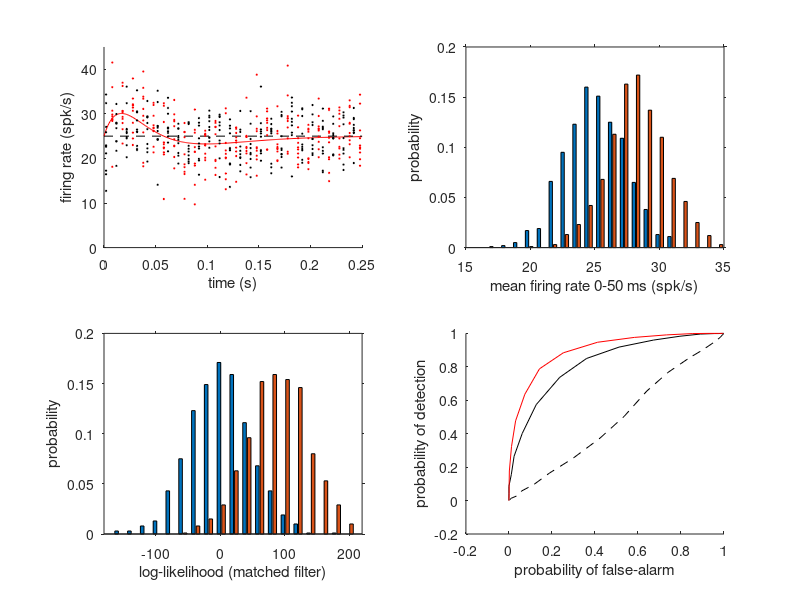

The MATLAB source for this figure:
%
%  Gabbiani & Cox, Mathematics for Neuroscientists, 2nd ed
%

t = 0:0.01:0.25;

alpha = 2*pi*5.5;

f = t.*(1 - (alpha/2)*t).*exp(-alpha*t);
scale_factor = 5/max(f);
f = scale_factor*f;

baseline = 25;
f = f + baseline;
l_f = length(f);

%for display purposes
t_fine = 0:0.001:0.25;
f_fine = t_fine.*(1 - (alpha/2)*t_fine).*exp(-alpha*t_fine);
f_fine = scale_factor*f_fine;
f_fine = f_fine + baseline;

h_f1 = figure; 
h_a1 = subplot(2,2,1);
line('Parent',h_a1,'XData',t_fine,'YData',f_fine,'Color','r');
line('Parent',h_a1,'XData',[0 0.25],'YData',baseline*[1 1],'Color','k','LineStyle','--');

n_trials = 1000;
p_val = n_trials/10;
ms_fr50 = zeros(1,n_trials);
ms_fr250 = zeros(1,n_trials);
ms_match = zeros(1,n_trials);

variability = 5;
for i = 1:n_trials
    r = normrnd(f,variability);
    ms_fr50(1,i) = mean(r(1:5));
    ms_fr250(1,i) = mean(r);
    ms_match(1,i) = (r - baseline)*(f - baseline)';
    if ( mod(i,p_val) == 0 )
        line('Parent',h_a1,'XData',t-0.002,'YData',r,...
         'Marker','o','MarkerSize',1,'MarkerFaceColor','r','MarkerEdgeColor','r','LineStyle','none');
    end;
end;

mn_fr50 = zeros(1,n_trials);
mn_fr250 = zeros(1,n_trials);
mn_match = zeros(1,n_trials);

for i = 1:n_trials
    r = normrnd(baseline*ones(size(f)),variability);
    mn_fr50(1,i) = mean(r(1:5));
    mn_fr250(1,i) = mean(r);
    mn_match(1,i) = (r - baseline)*(f - baseline)';
    if ( mod(i,p_val) == 0 )
        line('Parent',h_a1,'XData',t+0.002,'YData',r,...
         'Marker','o','MarkerSize',1,'MarkerFaceColor','k','MarkerEdgeColor','k','LineStyle','none');
    end;
end;

set(h_a1,'XLim',[0 0.25],'YLim',[0 45]);
xlabel(h_a1,'time (s)');
ylabel(h_a1,'firing rate (spk/s)');

[h1, x1] = hist([mn_fr50; ms_fr50]',   20); 
h1 = h1/n_trials; 
h_a2 = subplot(2,2,2);
bar(h_a2,x1,h1);
set(h_a2,'XLim',[15 35],'TickDir','out');
xlabel(h_a2,'mean firing rate 0-50 ms (spk/s)');
ylabel(h_a2,'probability');

h2 = hist([mn_fr250; ms_fr250]', 20); 
h2 = h2/n_trials;

[h3, x3] = hist([mn_match; ms_match]', 20); 
h3 = h3/n_trials; 
h_a3 = subplot(2,2,3);
bar(h_a3,x3,h3);
set(h_a3,'XLim',[-180 220],'TickDir','out');
xlabel(h_a3,'log-likelihood (matched filter)')
ylabel(h_a3,'probability'); 

%yields P_FA and P_D
ch1 = 1 - cumsum(h1,1);
ch2 = 1 - cumsum(h2,1);
ch3 = 1 - cumsum(h3,1);

h_a4 = subplot(2,2,4);
line('Parent',h_a4,'XData',ch1(:,1),'YData',ch1(:,2));
line('Parent',h_a4,'XData',ch2(:,1),'YData',ch2(:,2),'LineStyle','--');
line('Parent',h_a4,'XData',ch3(:,1),'YData',ch3(:,2),'Color','r');
xlabel(h_a4,'probability of false-alarm');
ylabel(h_a4,'probability of detection');

%compute the minimum error
err1 = 0.5*ch1(:,1) + 0.5*(1-ch1(:,2));
%figure; plot(err1); %for debugging
info_str = sprintf('error 1: %.2f',min(err1));
disp(info_str);

err2 = 0.5*ch2(:,1) + 0.5*(1-ch2(:,2));
info_str = sprintf('error 2: %.2f',min(err2));
disp(info_str);

err3 = 0.5*ch3(:,1) + 0.5*(1-ch3(:,2));
info_str = sprintf('error 3: %.2f',min(err3));
disp(info_str);

%print(handles.figure1,'-depsc2','matched.eps');

